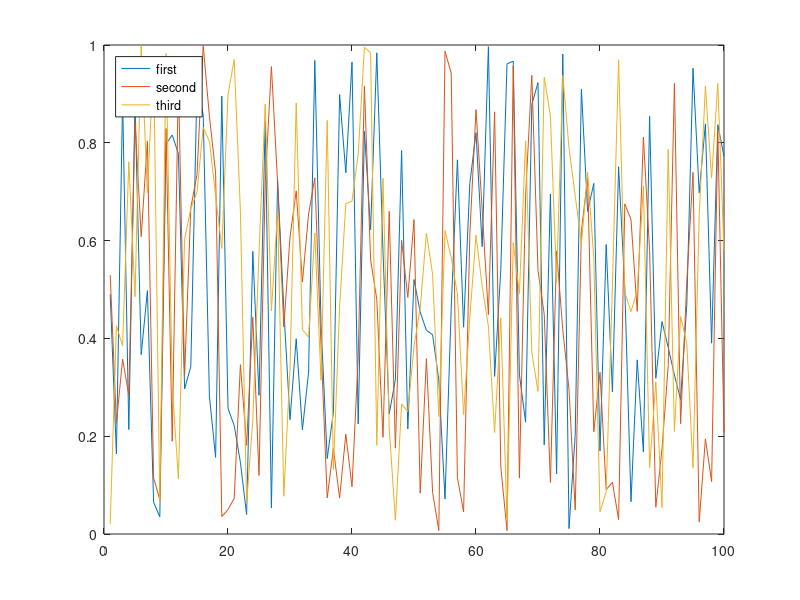

This figure's MATLAB source:
function result = test_legend_010
result = false;
a = figure;
plot(rand(100,3));
legend('first','second','third','location','northwest');
drawnow;
close(a);
result = true;
